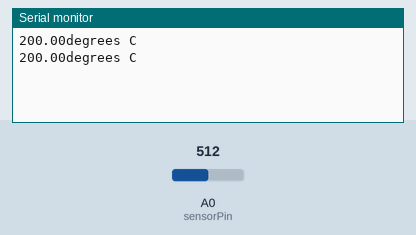
This sketch was run on a simulated Arduino Uno, built with avr-gcc and run on an emulated ATmega328P. Parts: the last lines printed to the serial monitor. The inputs (shaded band) are chosen by the test bench; at power-on: A0 (sensorPin) = 512.

Above: at 2.8 s.
2.9 s: A0 (sensorPin) set to 716
At 5.2 s:
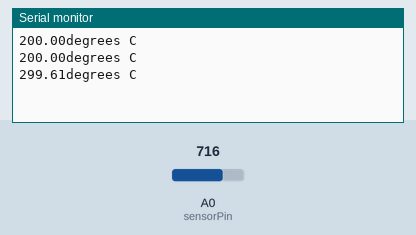
5.6 s: A0 (sensorPin) set to 900
At 6.8 s:
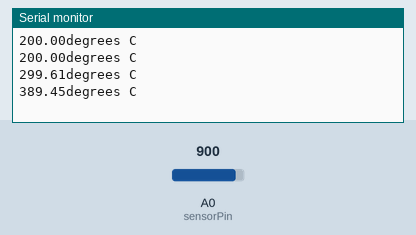
Timing chart, 0 to 8.6 s (numbered marks = the images above; inputs shaded):
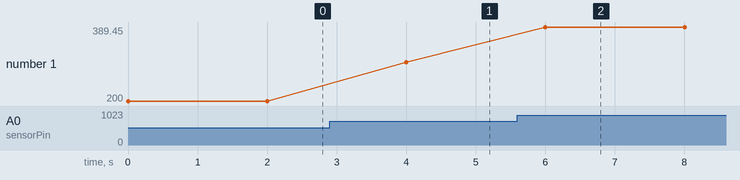

Measured:
- after the input at 2.9 s, the serial monitor: prints a new line after 1.1 s (image 1)
- after the input at 5.6 s, the serial monitor: prints a new line after 0.40 s (image 2)
- plotted number 1: 200 → 299.61 after the input at 2.9 s, 299.61 → 389.45 after the input at 5.6 s

The sketch:

temperature-basic.ino
```cpp
int sensorPin = 0;


void setup()
{

Serial.begin(9600);

}

void loop() {
  // put your main code here, to run repeatedly:
int reading = analogRead(sensorPin);
float voltage = reading*5.0;
voltage/= 1024.0;

float temperatureC = (voltage-0.5)*100;
Serial.print(temperatureC);
Serial.println("degrees C");

delay(2000);
}
```
